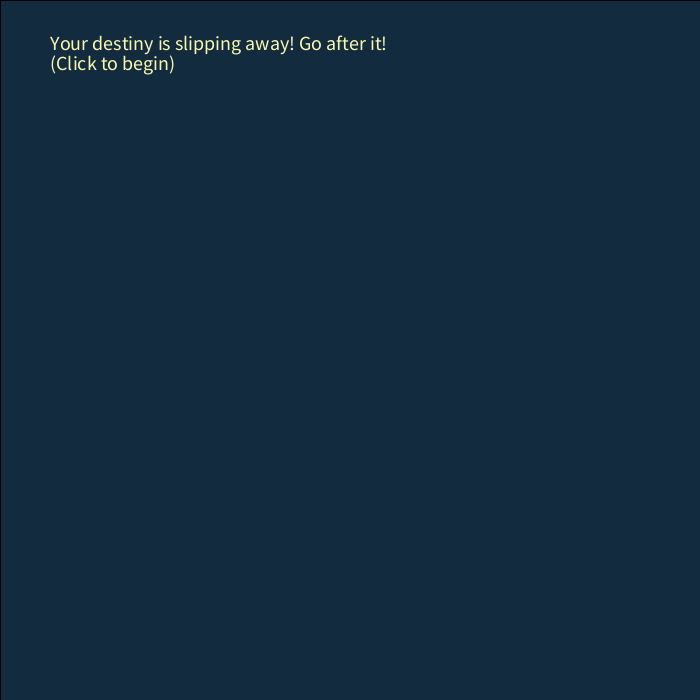
Frame 1 (no input)
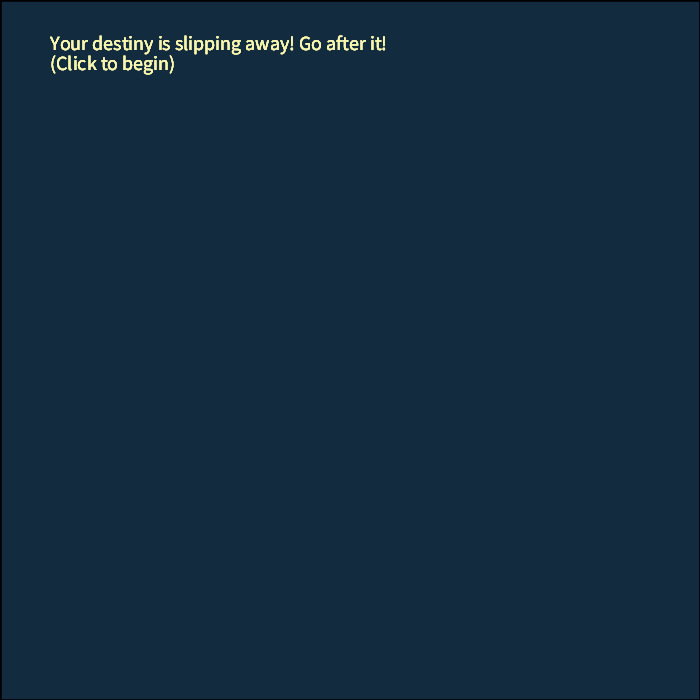
Frame 60 (the mouse pressed at the canvas centre just before this capture)
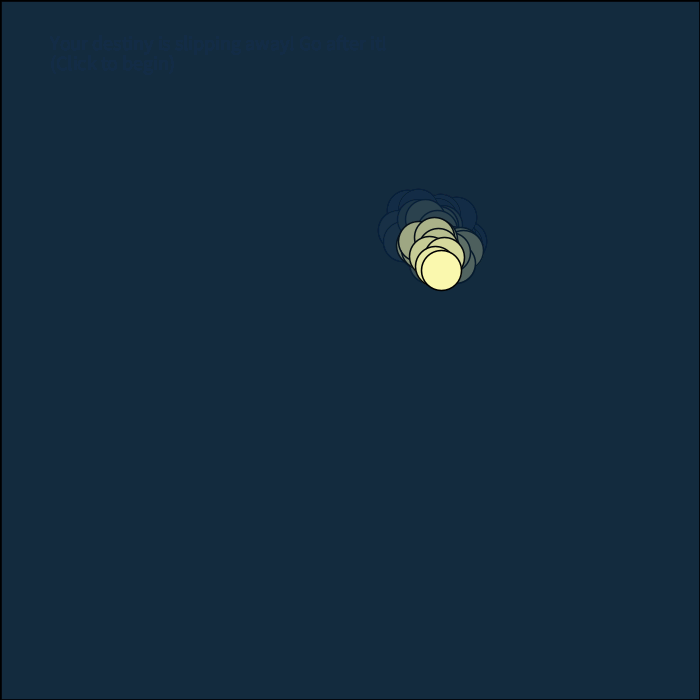
Frame 120 (the mouse held since frame 60 and released just before this capture)

The Processing sketch that drew these frames (run headless with seeded random() and noise(); from frame 60 on, the mouse is pressed at the canvas centre):

// Processing sketch: processing_74056
// ── processing_74056.pde

float xPos;
float yPos;
boolean mouse = false;

void setup(){
  size(700,700);
  background(19,43,62);
  xPos = width/2;
  yPos = height/2;
}
 
void draw(){
  smooth();
  fill(19,43,62,20);
  rect(0,0, width,height);
  strokeWeight(1.5);

    
  fill(#FAF8AE);
  int i = 1;
  if (mouse==true){
    xPos = 0.90*xPos + 0.10*mouseX +random(-15,15); 
    yPos = 0.90*yPos + 0.10*mouseY +random(-15,15);
    ellipse(xPos+90, yPos-90, 40,40);
  }
  if (mouse==false){
    textSize(20);
    text("Your destiny is slipping away! Go after it!",50,50);
    text("(Click to begin)",50,70);
  }
}

void mousePressed(){
  mouse = true;
}
